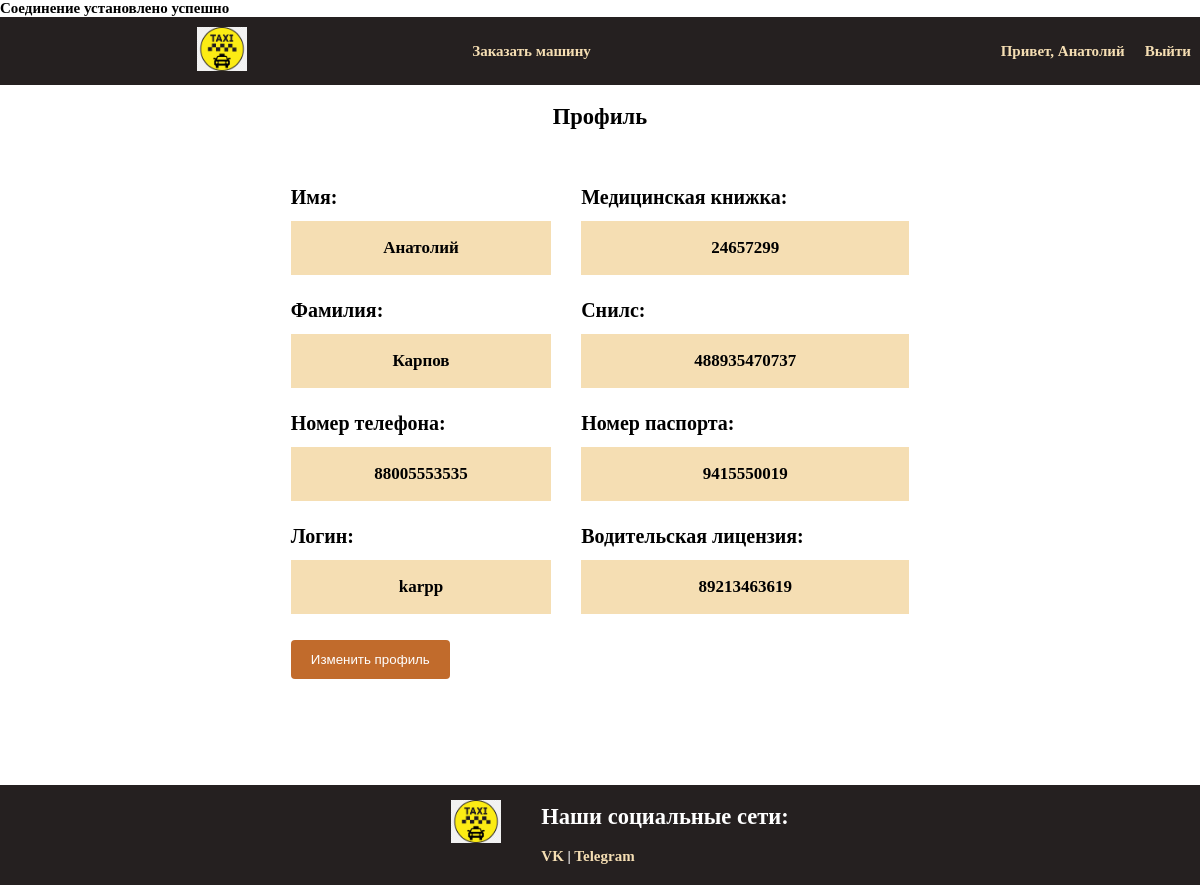
The app's page /profile/profile.php (signed in) with its own data.
### tables this page shows
CREATE TABLE `employee` (
  `ID` int NOT NULL,
  `med_book` varchar(12) DEFAULT NULL,
  `user_id` int NOT NULL,
  `employee_type_id` int NOT NULL,
  `SNILS` varchar(15) NOT NULL,
  `passport_id` varchar(12) NOT NULL,
  `salary` decimal(7,2) NOT NULL,
  `drive_licence` varchar(15) DEFAULT NULL
);

### profile/profile.php (the view, shortened to what this page needs)
<!DOCTYPE html>
<html lang="en">
<head>
    <link rel="stylesheet" href="../styles/profile-style.css">
</head>
<body>
    <?php session_start();
    require_once("../db+php/connect.php");
            ?>
    <?php include "../main_pages/header.php" ?>
    <main>
        <h2 align="center">Профиль</h2>
        <div class="container">
            <form action="../profile/profile-change.php" method="post" class="post-form">
                <div class="row">
                    <div class="col-25">
                        <label for="POST-name">Имя:</label>
                    </div>
                    <div class="col-75">
                        <?php echo '
                        <p class="profile-field-about">' . $_SESSION['user']['all']['name'] . '</p>'
                        ?>
                    </div>
                </div>
                <div class="row">
                    <div class="col-25">
                        <label for="POST-surname">Фамилия:</label>
                    </div>
                    <div class="col-75">
                    <?php echo '
                        <p class="profile-field-about">' . $_SESSION['user']['all']['surname'] . '</p>'
                        ?>
                    </div>
                </div>
                <div class="row">
                    <div class="col-25">
                        <label for="POST-phone">Номер телефона:</label>
                    </div>
                    <div class="col-75">
                    <?php echo '
                        <p class="profile-field-about">' . $_SESSION['user']['all']['phone_number'] . '</p>'
                        ?>
                    </div>
                </div>
                <div class="row">
                    <div class="col-25">
                        <label for="POST-login">Логин:</label>
                    </div>
                    <div class="col-75">
                    <?php echo '
                        <p class="profile-field-about">' . $_SESSION['user']['all']['login'] . '</p>'
                        ?>
                    </div>
                </div>
                <div class="row">
                    <input type="submit" value="Изменить профиль">
                </div>
            <?php
            if($_SESSION['user']['all']['employee_type_id'] != 1 && $_SESSION['user']['all']['employee_type_id'] != 3 )
            {
                $cur_user = $_SESSION['user']['all']['ID'];
                $add_info = mysqli_fetch_assoc(mysqli_query($connect, "SELECT * FROM `employee` WHERE `user_id` = $cur_user"));
            echo'
            </form>
            <form action="../profile/profile-change.php" method="post" class="post-form" style="margin-left: 30px;">
                <div class="row">
                    <div class="col-25">
                        <label for="POST-name">Медицинская книжка:</label>
                    </div>
                    <div class="col-75">
                         '.
                        '<p class="profile-field-about">' . $add_info['med_book'] . '</p>' . '
                    </div>
                </div>
                <div class="row">
                    <div class="col-25">
                        <label for="POST-surname">Снилс:</label>
                    </div>
                    <div class="col-75">
                    ' . '
                        <p class="profile-field-about">' . $add_info['SNILS'] . '</p>' . '
                    </div>
                </div>
                <div class="row">
                    <div class="col-25">
                        <label for="POST-phone">Номер паспорта:</label>
                    </div>
                    <div class="col-75">
                     ' . '
                        <p class="profile-field-about">' . $add_info['passport_id'] . '</p>' . '
                    </div>
                </div>
                <div class="row">
                    <div class="col-25">
                        <label for="POST-login">Водительская лицензия:</label>
                    </div>
                    <div class="col-75">
                     ' . '
                        <p class="profile-field-about">' . $add_info['drive_licence'] . '</p>' . '
                    </div>
                </div>
            </form>
                ';}?>
        </div>
    </main>
    <?php include "../main_pages/footer.php" ?>
</body>
</html>

### styles/profile-style.css (style rules this page uses)
* { box-sizing: border-box; }
body { background-color: white; }
label { padding: 12px 12px 12px 0; display: inline-block; }
input[type=submit] { background-color: rgb(193 107 44); color: white; padding: 12px 20px; border: none; border-radius: 4px; cursor: pointer; margin-top: 20px; }
.container { display: flex; justify-content: center; border-radius: 5px; padding: 20px; }
.col-25 { float: left; margin-top: 6px; font-size: 20px; }
.col-75 { float: left; width: 100%; margin-bottom: 6px; font-size: 17px; background-color: wheat; text-align: center; }
.row:after { content: ""; display: table; clear: both; }

### styles/header-style.css (style rules this page uses)
body { font-size: 15px; font-weight: normal; font-family: 'Century Gothic'; font-weight: bold; margin: 0; -ms-overflow-style: none; scrollbar-width: none; }
html { scroll-behavior: smooth; }

### styles/footer-style.css (style rules this page uses)
body { font-size: 15px; font-weight: normal; font-family: 'Century Gothic'; font-weight: bold; margin: 0; -ms-overflow-style: none; scrollbar-width: none; overflow: auto; height: 100%; }
html { scroll-behavior: smooth; height: 100%; }
main { overflow: auto; padding-bottom: 100px; min-height: 100%; }

### records on screen
employee: med_book "24657299", SNILS "488935470737", passport "9415550019", drive_licence "89213463619"

### other values on screen
$_SESSION['user']['all']["name"] "Анатолий"
$_SESSION['user']['all']['name'] "Анатолий"
$_SESSION['user']['all']['surname'] "Карпов"
$_SESSION['user']['all']['phone_number'] "88005553535"
$_SESSION['user']['all']['login'] "karpp"
